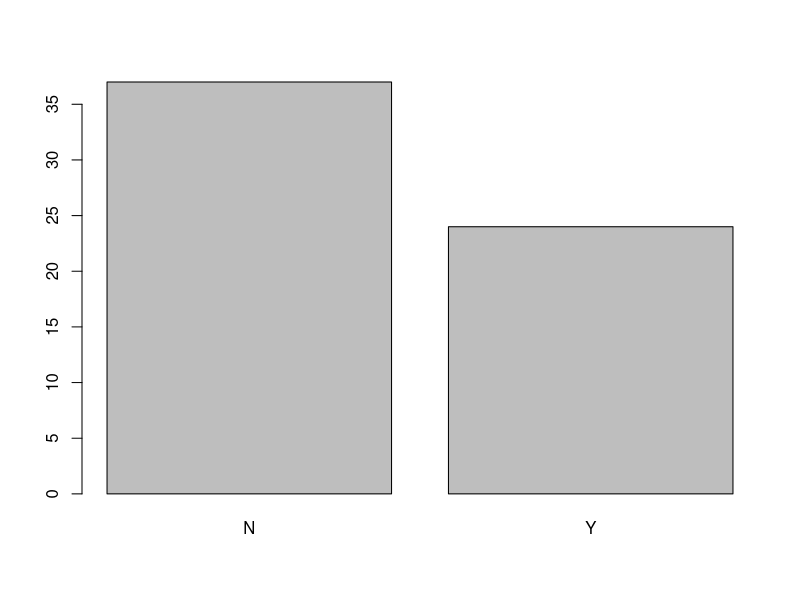
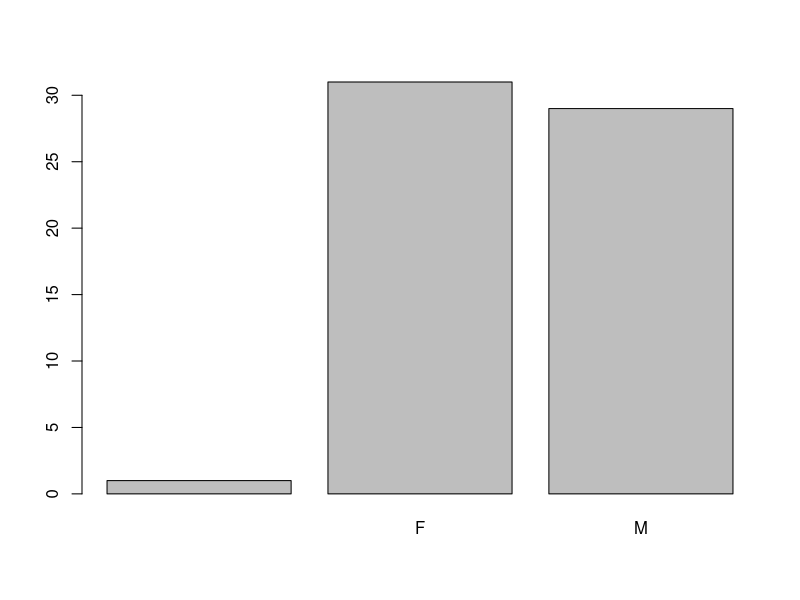

Write the R code that produced these figures, in order. (Note: this script raises an error after producing the figures.)
## ---- chunk 1
# load the data
participants_data <- read.csv("participants_data.csv")
## ---- chunk 2
# Change the barplot by creating a table of gender 
participants_barplot <- table(participants_data$academic_parents)

barplot(participants_barplot)
## ---- chunk 3
participants_barplot <- table(participants_data$gender)

barplot(participants_barplot)
## ---- chunk 4
# Create a scatterplot of days to email response (y) 
# as a function of the letters in your first name (x) 
ggplot(data = participants_data, 
       aes(x = age, 
           y = number_of_siblings)) + 
  geom_point()
## ---- chunk 5
ggplot(data = participants_data, 
       aes(x = letters_in_first_name, 
           y = days_to_email_response)) + 
  geom_point()
## ---- chunk 6
# Create a scatterplot of days to email response (y) 
# as a function of the letters in your first name (x) 
# with colors representing binary data 
# related to academic parents (color) 
# and working hours per day as bubble sizes (size).
ggplot(data = participants_data, 
       aes(x = age, 
           y = batch, 
           color = gender, 
           size = number_of_siblings)) + 
  geom_point()
## ---- chunk 7
ggplot(data = participants_data, 
       aes(x = letters_in_first_name, 
           y = days_to_email_response, 
           color = academic_parents, 
           size = working_hours_per_day)) + 
  geom_point()
## ---- chunk 8
# Create a scatterplot of iris petal length (y) 
# as a function of sepal length (x) 
# with colors representing iris species (color) 
# and petal width as bubble sizes (size).
ggplot(data = iris, 
       aes(x = Sepal.Width, 
           y = Sepal.Length, 
           color = Species, 
           size = Petal.Length))+ 
  geom_point()
## ---- chunk 9
ggplot(data = iris, 
       aes(x = Sepal.Length, 
           y = Petal.Length, 
           color = Species, 
           size = Petal.Width))+ 
  geom_point()
## ---- chunk 10
# Create a plot with the diamonds data 
# of the carat (x) and the price (y)
plot1 <- ggplot(data = diamonds, 
                aes(x = cut, y = clarity, 
                    alpha = 0.2)) +
          geom_point()
## ---- chunk 11
plot1 <- ggplot(data = diamonds, 
                aes(x = carat, 
                    y = price, 
                    alpha = 0.2)) +
          geom_point()
## ---- chunk 12
# Create a plot with the diamonds data 
# of the log of carat (x) 
# and the log of price (y)
ggplot(data = diamonds,
       aes(x = log(depth),
           y = log(table),
           alpha = 0.2)) +
  geom_point()
## ---- chunk 13
ggplot(data = diamonds,
       aes(x = log(carat),
           y = log(price),
           alpha = 0.2)) + 
  geom_point()
## ---- chunk 14
# Create a smaller diamonds data set (top 100 rows), 
# create a scatterplot with carat on the x-axis 
# and price on the y-xis and 
# with the color of the diamond as the color of the points. 
dsmall <- top_n(diamonds, n = 10)

ggplot(data = dsmall, aes(x = depth, 
                          y = price, 
                          color = cut)) + 
  geom_point()
## ---- chunk 15
dsmall <- top_n(diamonds, n = 100)

ggplot(data = dsmall, aes(x = carat, 
                          y = price, 
                          color = color)) + 
  geom_point()
## ---- chunk 16
# Create a smaller diamonds data set (top 40 rows), 
# create a scatterplot with carat on the x-axis 
# and price on the y-xis and 
# with the cut of the diamond as the shapes for the points. 
dsmall <- top_n(diamonds, 
                n = 10)

ggplot( data = dsmall, 
        aes(x = carat, 
            y = depth, 
            shape = clarity)) + 
  geom_point()
## ---- chunk 17
dsmall <- top_n(diamonds, n = 40)

ggplot( data = dsmall, 
        aes(x = carat, 
            y = price, 
            shape = cut)) + 
  geom_point()
## ---- chunk 18
# Create a plot of the diamonds data 
# with carat on the x-axis, price on the y-axis. 
# Use the inhibit function to set the alpha to 0.1 
# and color to blue.
ggplot(data = diamonds, 
       aes(x = depth, 
           y = price, 
           alpha = I(0.4), 
           color = I("green"))) + 
  geom_point()
## ---- chunk 19
ggplot(data = diamonds, 
       aes(x = carat, 
           y = price, 
           alpha = I(0.1), 
           color = I("blue"))) + 
  geom_point()
## ---- chunk 20
# Create a smaller data set of diamonds with 50 rows. 
# Create a scatterplot and smoothed conditional 
# means overlay with carat on the x-axis 
# and price on the y-axis.
dsmall <- top_n(diamonds, 
                n = 10)

ggplot(data = dsmall, 
       aes(x = depth, 
           y = price))+
geom_point()+
geom_smooth()
## ---- chunk 21
dsmall <- top_n(diamonds, 
                n = 50)

ggplot(data = dsmall, 
       aes(x = carat, 
           y = price))+
geom_point()+
geom_smooth()
## ---- chunk 22
# Create a smaller data set of diamonds with 50 rows. 
# Create a scatterplot and smoothed conditional 
# means overlay with carat on the x-axis 
# and price on the y-axis.
# Use 'glm' as the option for the smoothing
dsmall <- top_n(diamonds, 
                n = 10)

ggplot(data = dsmall, 
       aes(x = depth, 
           y = price))+ 
  geom_point()+ 
geom_smooth(method = 'glm')
## ---- chunk 23
dsmall <- top_n(diamonds, 
                n = 50)

ggplot(data = dsmall, 
       aes(x = carat, 
           y = price))+ 
  geom_point()+ 
geom_smooth(method = 'glm')
## ---- chunk 24
# Change the boxplot so that the x-axis is cut and
#  the y-axis is price divided by carat
ggplot(data = diamonds, 
       aes(x = color, 
           y = carat)) + 
geom_boxplot()
## ---- chunk 25
ggplot(data = diamonds, 
       aes(x = cut, 
           y = price/carat)) + 
geom_boxplot()
## ---- chunk 26
# Change the jittered boxplot so that the x-axis is cut and
#  the y-axis is price divided by carat
ggplot(data = diamonds, 
       aes(x = color, 
           y = carat)) + 
geom_boxplot()+ 
geom_jitter()
## ---- chunk 27
ggplot(data = diamonds, 
       aes(x = color, 
           y = price/carat)) + 
geom_boxplot()+ 
geom_jitter()
## ---- chunk 28
# Change the alpha to 0.4 to make 
# the scatter less transparent
ggplot(data = diamonds, 
       aes(x = color, 
           y = price/carat, 
           alpha = I(0.1))) + 
geom_boxplot()+ 
geom_jitter()
## ---- chunk 29
ggplot(data = diamonds, 
       aes(x = color, 
           y = price/carat, 
           alpha = I(0.4))) + 
geom_boxplot()+ 
geom_jitter()
## ---- chunk 30
# Change the density plot so that the x-axis is carat 
# and the color is the diamond color
ggplot(data = diamonds, 
       aes(x = carat)) +
geom_density()
## ---- chunk 31
ggplot(data = diamonds, 
       aes(x = carat, 
           color = color)) +
geom_density()
## ---- chunk 32
# Change the density plot so that the x-axis is carat 
# the color is the diamond color
# and the alpha is set to 0.3 using the inhibit function
ggplot(data = diamonds, 
       aes(x = price, 
           color = cut, 
           alpha = I(0.5))) +
geom_density()
## ---- chunk 33
# Change the density plot so that the x-axis is carat 
# and the color is the diamond color
ggplot(data = diamonds, 
       aes(x = carat, 
           color = color, 
           alpha = I(0.3))) +
geom_density()
## ---- chunk 34
# Create a plot of the mpg data with 
# manufacturer as the color and a linear model 'lm'
# as the smooth method
ggplot(data = mpg, 
       aes(x = displ, 
           y = hwy,  
           color = class)) + 
geom_point() +
geom_smooth(method = "glm")
## ---- chunk 35
ggplot(data = mpg, 
       aes(x = displ, 
           y = hwy,  
           color = manufacturer)) + 
geom_point() +
geom_smooth(method = "lm")
## ---- chunk 36
# Change the title and labels as you see fit
ggplot(mtcars, 
       aes(mpg, 
           y = hp, 
           col = gear)) +
  geom_point() +
  ggtitle("My Title") +
  labs(x = "the x label", 
       y = "the y label", 
       col = "legend title")
## ---- chunk 37
# Change the "My Title" portion of `ggtitle("My Title")` 
# to something else like "A really cool title"
## ---- chunk 38
# Change the "the y label" portion of `y = "the y label"` 
# to something else like "A very cool y label"
## ---- chunk 39
# Change the "the y label" portion of `x = "the x label"` 
# to something else like "An exceptionally cool x label"
## ---- chunk 40
# Change the title and labels as you see fit  
ggplot(data = mtcars) +
  aes(x = mpg) +
  labs(x = "the x label") +
  aes(y = hp) +
  labs(y = "the y label") +
  geom_point() +
  aes(col = gear) +
  labs(col = "legend title") +
  labs(title = "My Title")
## ---- chunk 41
# subset the data to numeric only with select_if
part_data <- select_if(participants_data, 
                       is.numeric, na.rm = TRUE)
# use 'cor' to perform pearson correlation
# use 'round' to reduce correlation 
# results to 1 decimal
cormat <- round(cor(part_data), 
                digits = 1)
# use 'as.data.frame.table' to build a table
# with correlation values
melted_cormat <- as.data.frame.table(cormat, 
                                     responseName = "value")
# plot the result with 'geom-tile'
ggplot(data = melted_cormat, 
       aes(x = Var1,
           y = Var2,
           fill = value)) + 
geom_tile()
## ---- chunk 42
# subset the data to numeric only with select_if
part_data <- na.omit(select_if(participants_data, 
                       is.numeric, na.rm = TRUE))
# use 'cor' to perform pearson correlation
# use 'round' to reduce correlation 
# results to 1 decimal
cormat <- round(cor(part_data), 
                digits = 1)
# use 'as.data.frame.table' to build a table
# with correlation values
melted_cormat <- as.data.frame.table(cormat, 
                                     responseName = "value")
# plot the result with 'geom-tile'
ggplot(data = melted_cormat, 
       aes(x = Var1,
           y = Var2,
           fill = value)) + 
geom_tile()
## ---- chunk 43
# plot the result with 'geom-tile'
ggplot(data = melted_cormat, 
       aes(x = Var1,
           y = Var2,
           fill = value)) + 
geom_tile() +
scale_fill_gradient(low = "white", high = "red")
## ---- chunk 44
# plot the result with 'geom-tile'
ggplot(data = melted_cormat, 
       aes(x = Var1,
           y = Var2,
           fill = value)) + 
geom_tile() +
  scale_fill_gradient2(midpoint = 0.5, low = "#075AFF",
                       mid = "#FFFFCC",
                       high = "#FF0000")
## ---- chunk 45
# plot the result with 'geom-tile'
ggplot(data = melted_cormat, 
       aes(x = Var1,
           y = Var2,
           fill = value)) + 
geom_tile() +
  scale_fill_gradient2(midpoint = 0.5, low = "#075AFF",
                       mid = "#FFFFCC",
                       high = "#FF0000") +
  theme_bw(base_size = 15) +
  theme(axis.text.x = element_text(angle = 45, hjust = 1))
